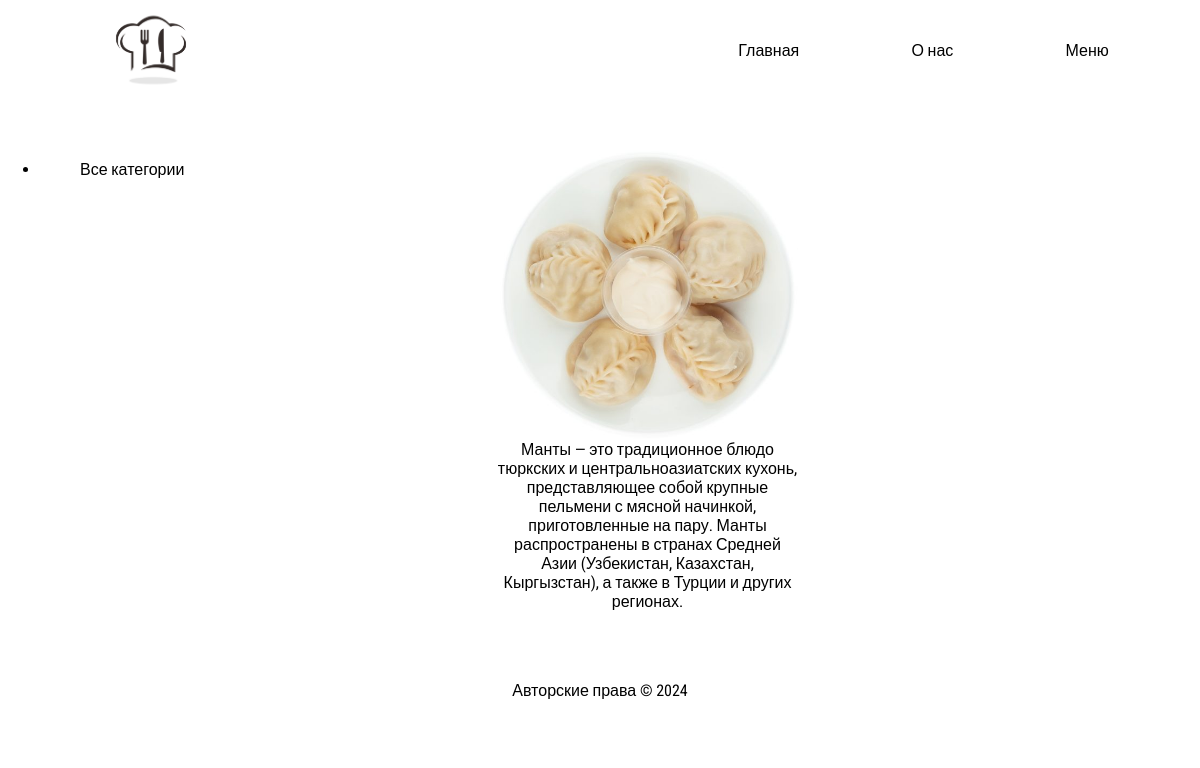
The page /posts/9/ on the database its author committed.
### myapp/models.py (models this page shows, shortened)
class Posts(models.Model):
    title = models.CharField('Титул', max_length=255)
    content = models.TextField('Содержание')  # Изменили тип на TextField
    is_published = models.BooleanField(default=False)
    photo = models.ImageField(upload_to='img/', default='/img/')
    created_at = models.DateTimeField(auto_now_add=True)
    updated_at = models.DateTimeField(auto_now=True)
    slug = models.SlugField(max_length=255, db_index=True, unique=True, verbose_name='Ссылка', null=True)
    categoria = models.ForeignKey('Categories', on_delete=models.PROTECT, null=True)
    class Meta:
        verbose_name = "Пост"
        verbose_name_plural = "Посты"

### myapp/views.py (the view)
# urls.py: path('posts/<int:post_id>/', posts_detail, name='posts_detail'),
def posts_detail(request, post_id):
    post = get_object_or_404(Posts, id=post_id)
    return render(request, 'post_detail.html', {'post': post})

### myapp/templates/post_detail.html (shortened to what this page needs)
{% extends "base.html" %}
{% load static %}
{% block extracss %}
<link rel="stylesheet" href="{% static 'css/posts.css' %}" />
{% endblock %}
{% block content %}
<div class="sidebar">
  <ul>
    <li class="{% if not selected %}selected{% endif %}">
      <a href="{% url 'posts_sort' %}">Все категории</a>
    </li>
  </ul>
</div>
<div class="content">
  <div class="div2">
    <p class="p">
       {% if post.photo %}
       <img src="{{ post.photo.url }}" alt="" style="width: 300px; height: 290px; border-radius: 10px;">
       {% else %}
       <h1>no photo</h1>
       {% endif %}
      {{ post.content }}
    </p>
  </div>
</div>
{% endblock %}

### static/css/style.css (style rules this page uses)
* { padding: 0; margin: 0; box-sizing: border-box; font-family: "Roboto Condensed", sans-serif; }
body { background-color: #fff; }

### static/css/posts.css (style rules this page uses)
* { padding: 0; margin: 0; box-sizing: border-box; font-family: "Roboto Condensed", sans-serif; }
.p { width: 300px; height: 290px; border-radius: 20px; margin-left: 15px; margin-right: 20px; margin-bottom: 100px; transition: transform 0.5s; color: black; }
div > p { display: flex; flex-direction: row; justify-content: center; margin-top: 50px; flex-wrap: wrap; text-align: center; }
.sidebar { display: flex; flex-direction: column; margin: 20px; position: absolute; color: black; }
.sidebar a, ul, li { color: black; text-decoration: none; padding: 20px; }
.content { display: flex; flex-direction: row; justify-content: center; align-items: center; margin-bottom: 100px; margin-left: 100px; }

### rows shown on the page
Posts: photo (picture), content "Манты — это традиционное блюдо тюркских и центральноазиатских кухонь, представляющее собой крупные пельмени с мясной начинкой, приготовленные на пару. Манты распространены в странах Средней Азии (Узбекистан, Казахстан, Кыргызстан), а также в Турции и других регионах."
